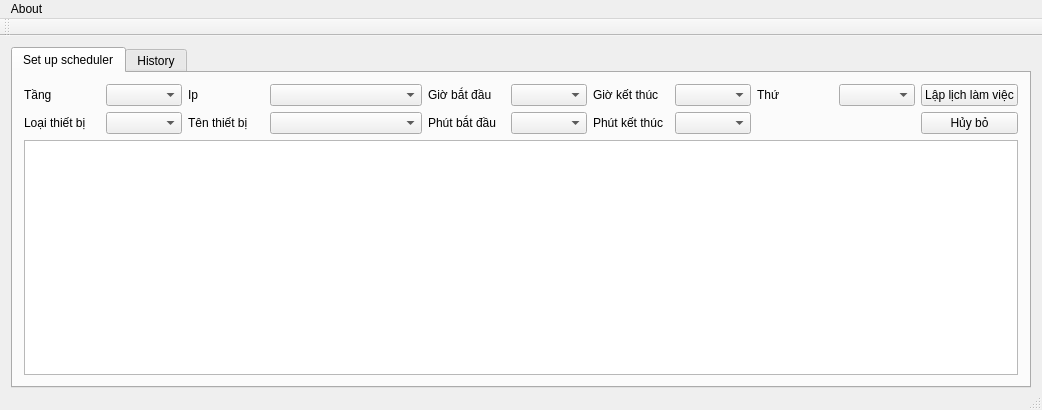
<?xml version="1.0" encoding="UTF-8"?>
<ui version="4.0">
 <class>MainWindow</class>
 <widget class="QMainWindow" name="MainWindow">
  <property name="geometry">
   <rect>
    <x>0</x>
    <y>0</y>
    <width>1042</width>
    <height>410</height>
   </rect>
  </property>
  <property name="windowTitle">
   <string>Device manager software</string>
  </property>
  <widget class="QWidget" name="centralWidget">
   <layout class="QGridLayout" name="gridLayout_2">
    <property name="bottomMargin">
     <number>0</number>
    </property>
    <item row="0" column="0">
     <widget class="QTabWidget" name="tabWidget">
      <property name="currentIndex">
       <number>0</number>
      </property>
      <widget class="QWidget" name="tab">
       <attribute name="title">
        <string>Set up scheduler</string>
       </attribute>
       <layout class="QHBoxLayout" name="horizontalLayout">
        <item>
         <layout class="QGridLayout" name="gridLayout">
          <item row="1" column="1">
           <widget class="QComboBox" name="comboBoxDeviceType"/>
          </item>
          <item row="2" column="0" colspan="12">
           <widget class="QTableView" name="tableView">
            <property name="sortingEnabled">
             <bool>true</bool>
            </property>
           </widget>
          </item>
          <item row="1" column="2">
           <widget class="QLabel" name="label_4">
            <property name="text">
             <string>Tên thiết bị</string>
            </property>
           </widget>
          </item>
          <item row="0" column="8">
           <widget class="QComboBox" name="comboBoxHourFinish"/>
          </item>
          <item row="0" column="3" colspan="2">
           <widget class="QComboBox" name="comboBoxIp"/>
          </item>
          <item row="0" column="11">
           <widget class="QPushButton" name="pushButtonSetUp">
            <property name="text">
             <string>Lập lịch làm việc</string>
            </property>
           </widget>
          </item>
          <item row="1" column="7">
           <widget class="QLabel" name="label_8">
            <property name="text">
             <string>Phút kết thúc</string>
            </property>
           </widget>
          </item>
          <item row="0" column="2">
           <widget class="QLabel" name="label_3">
            <property name="text">
             <string>Ip</string>
            </property>
           </widget>
          </item>
          <item row="0" column="1">
           <widget class="QComboBox" name="comboBoxFloor"/>
          </item>
          <item row="1" column="8">
           <widget class="QComboBox" name="comboBoxMinuteFinish"/>
          </item>
          <item row="1" column="6">
           <widget class="QComboBox" name="comboBoxMinuteStart"/>
          </item>
          <item row="0" column="7">
           <widget class="QLabel" name="label_7">
            <property name="text">
             <string>Giờ kết thúc</string>
            </property>
           </widget>
          </item>
          <item row="1" column="0">
           <widget class="QLabel" name="label_2">
            <property name="text">
             <string>Loại thiết bị</string>
            </property>
           </widget>
          </item>
          <item row="0" column="0">
           <widget class="QLabel" name="label">
            <property name="text">
             <string>Tầng</string>
            </property>
           </widget>
          </item>
          <item row="1" column="5">
           <widget class="QLabel" name="label_6">
            <property name="text">
             <string>Phút bắt đầu</string>
            </property>
           </widget>
          </item>
          <item row="1" column="11">
           <widget class="QPushButton" name="pushButtonCancel">
            <property name="text">
             <string>Hủy bỏ</string>
            </property>
           </widget>
          </item>
          <item row="1" column="3" colspan="2">
           <widget class="QComboBox" name="comboBoxDevice"/>
          </item>
          <item row="0" column="6">
           <widget class="QComboBox" name="comboBoxHourStart"/>
          </item>
          <item row="0" column="5">
           <widget class="QLabel" name="label_5">
            <property name="text">
             <string>Giờ bắt đầu</string>
            </property>
           </widget>
          </item>
          <item row="0" column="9">
           <widget class="QLabel" name="label_17">
            <property name="text">
             <string>Thứ</string>
            </property>
           </widget>
          </item>
          <item row="0" column="10">
           <widget class="QComboBox" name="comboBoxDay"/>
          </item>
         </layout>
        </item>
       </layout>
      </widget>
      <widget class="QWidget" name="tab_2">
       <property name="enabled">
        <bool>true</bool>
       </property>
       <attribute name="title">
        <string>History</string>
       </attribute>
       <layout class="QGridLayout" name="gridLayout_5">
        <item row="0" column="0">
         <layout class="QGridLayout" name="gridLayout_4">
          <item row="0" column="0">
           <layout class="QGridLayout" name="gridLayout_3">
            <item row="0" column="0">
             <widget class="QLabel" name="label_9">
              <property name="text">
               <string>Tầng</string>
              </property>
             </widget>
            </item>
            <item row="0" column="1">
             <widget class="QComboBox" name="comboBoxFloor_2"/>
            </item>
            <item row="0" column="2">
             <widget class="QLabel" name="label_10">
              <property name="text">
               <string>Ip</string>
              </property>
             </widget>
            </item>
            <item row="0" column="3">
             <widget class="QComboBox" name="comboBoxIp_2"/>
            </item>
            <item row="0" column="4">
             <widget class="QLabel" name="label_11">
              <property name="text">
               <string>Giờ bắt đầu</string>
              </property>
             </widget>
            </item>
            <item row="0" column="5">
             <widget class="QComboBox" name="comboBoxHourStart_2"/>
            </item>
            <item row="0" column="6">
             <widget class="QLabel" name="label_12">
              <property name="text">
               <string>Giờ kết thúc</string>
              </property>
             </widget>
            </item>
            <item row="0" column="7">
             <widget class="QComboBox" name="comboBoxHourFinish_2"/>
            </item>
            <item row="0" column="8">
             <widget class="QPushButton" name="pushButtonFilter">
              <property name="text">
               <string>Tra cứu</string>
              </property>
             </widget>
            </item>
            <item row="1" column="0">
             <widget class="QLabel" name="label_16">
              <property name="text">
               <string>Loại thiết bị</string>
              </property>
             </widget>
            </item>
            <item row="1" column="1">
             <widget class="QComboBox" name="comboBoxDeviceType_2"/>
            </item>
            <item row="1" column="2">
             <widget class="QLabel" name="label_13">
              <property name="text">
               <string>Tên thiết bị</string>
              </property>
             </widget>
            </item>
            <item row="1" column="3">
             <widget class="QComboBox" name="comboBoxDevice_2"/>
            </item>
            <item row="1" column="4">
             <widget class="QLabel" name="label_15">
              <property name="text">
               <string>Phút bắt đầu</string>
              </property>
             </widget>
            </item>
            <item row="1" column="5">
             <widget class="QComboBox" name="comboBoxMinuteStart_2"/>
            </item>
            <item row="1" column="6">
             <widget class="QLabel" name="label_14">
              <property name="text">
               <string>Phút kết thúc</string>
              </property>
             </widget>
            </item>
            <item row="1" column="7">
             <widget class="QComboBox" name="comboBoxMinuteFinish_2"/>
            </item>
            <item row="1" column="8">
             <widget class="QPushButton" name="pushButtonCancel_2">
              <property name="text">
               <string>Hủy bỏ</string>
              </property>
             </widget>
            </item>
           </layout>
          </item>
          <item row="1" column="0">
           <widget class="QTableView" name="tableViewResult"/>
          </item>
         </layout>
        </item>
       </layout>
      </widget>
     </widget>
    </item>
   </layout>
  </widget>
  <widget class="QMenuBar" name="menuBar">
   <property name="geometry">
    <rect>
     <x>0</x>
     <y>0</y>
     <width>1042</width>
     <height>22</height>
    </rect>
   </property>
   <widget class="QMenu" name="menu1">
    <property name="title">
     <string>About</string>
    </property>
    <addaction name="actionAbout"/>
   </widget>
   <addaction name="menu1"/>
  </widget>
  <widget class="QToolBar" name="mainToolBar">
   <attribute name="toolBarArea">
    <enum>TopToolBarArea</enum>
   </attribute>
   <attribute name="toolBarBreak">
    <bool>false</bool>
   </attribute>
  </widget>
  <widget class="QStatusBar" name="statusBar"/>
  <action name="actionAbout">
   <property name="text">
    <string>About</string>
   </property>
  </action>
 </widget>
 <layoutdefault spacing="6" margin="11"/>
 <resources/>
 <connections/>
</ui>
